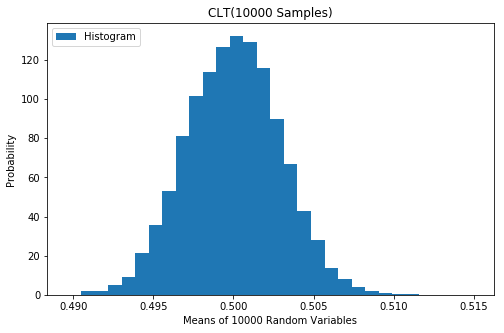

Reproduce this figure in Python.
# -*- coding: utf-8 -*-
"""
Created on Wed Jan 23 00:27:05 2019

@author: Rajat_PC
"""

import numpy as np
import matplotlib.pyplot as plt

#CLT
N=10000

Mu=np.linspace(-10,10,N)
S=np.linspace(5,15,N)
X=np.empty([1,N])
Means=np.empty([N,1])
Sigma=np.empty([N,1])
var=np.empty([N,1])
#M = [[0 for x in range(1000)] for y in range(1000)]
M=np.random.uniform(0, 1, N)
Means[0]=M.mean()
Sigma[0]=M.var()
for i in range(1,N):
    newrow=np.random.uniform(0, 1, N)
    Means[i]=newrow.mean()
    Sigma[i]=newrow.var()
    
    
fig = plt.figure(figsize=(8,5))
ax = fig.add_subplot(111)
ax.set_title('CLT(10000 Samples)')
ax.set_xlabel('Means of 10000 Random Variables')
ax.set_ylabel('Probability ')
count, bins, ignored = plt.hist(Means, 30, density=True,label='Histogram')

plt.legend(loc='upper left')

plt.show()    
    
    
    

    
    
